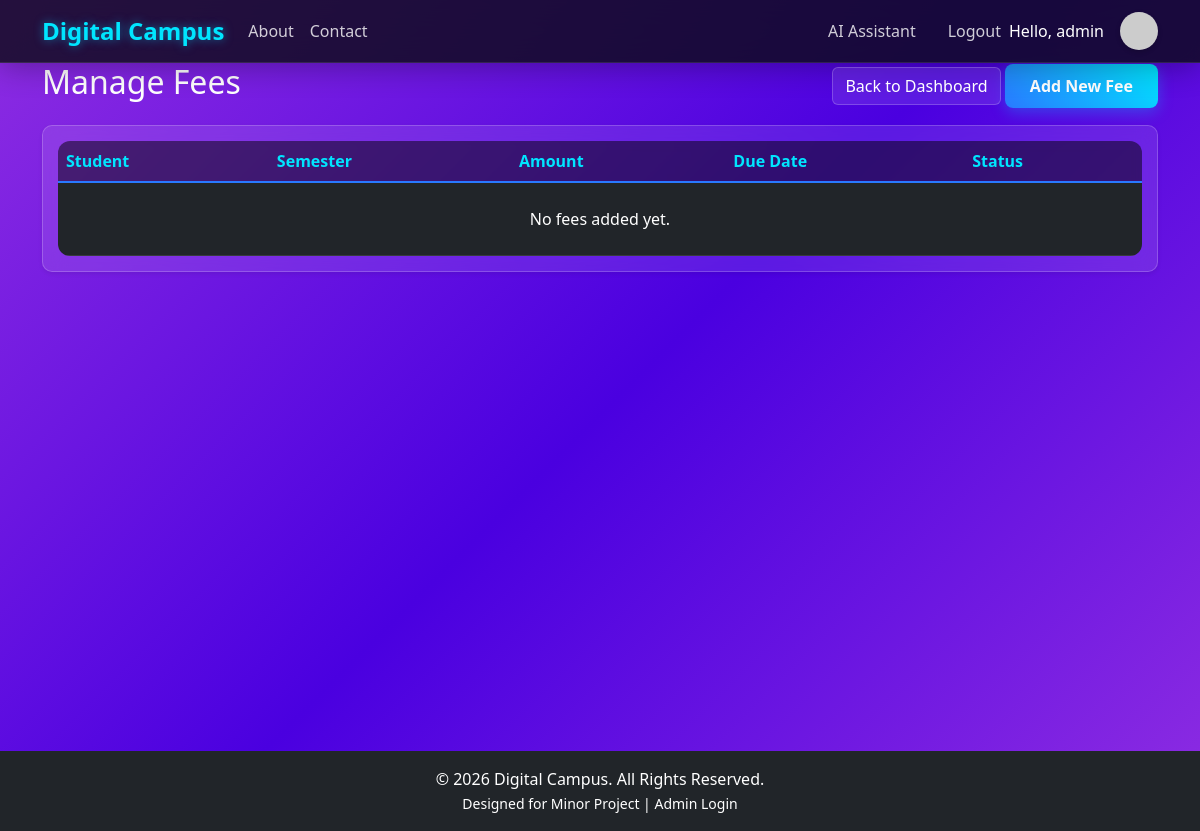
Before: /manage-fees/ (signed in) with the older database file.
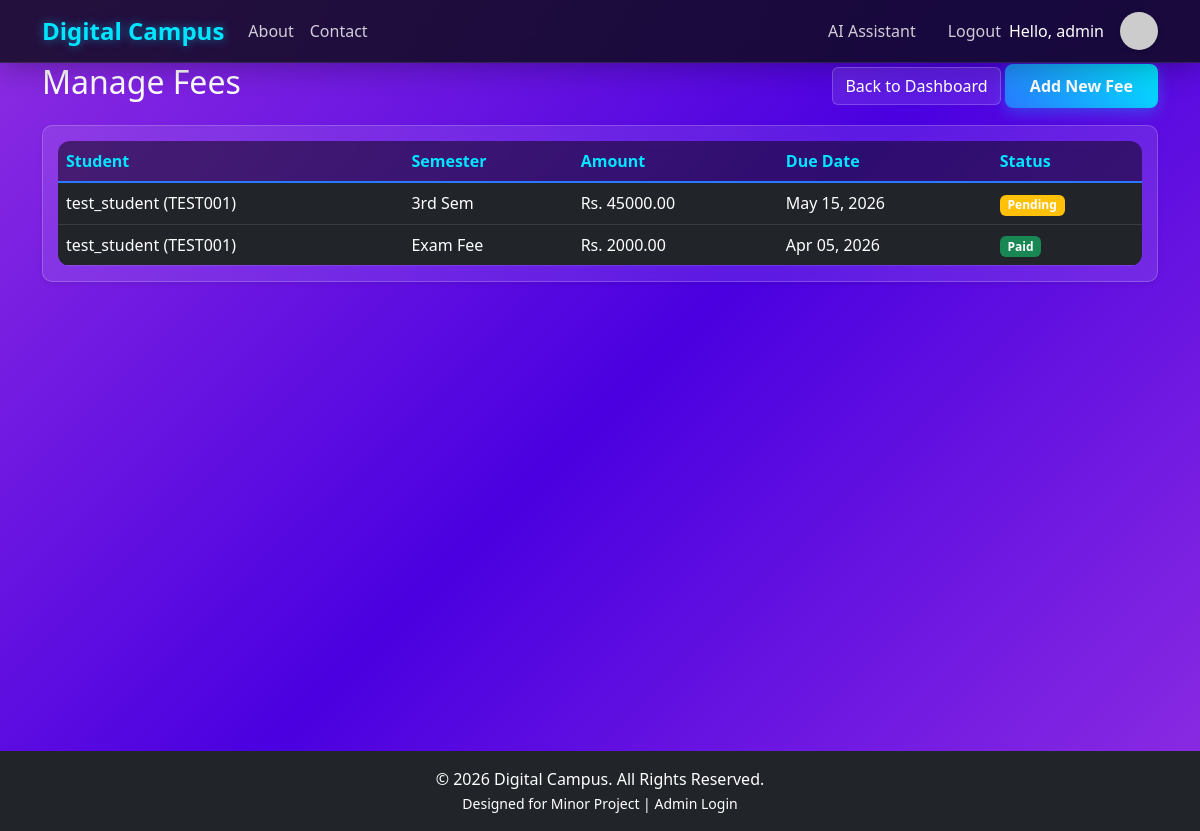
After: the same page with the newer database file.
### core/models.py (models this page shows, shortened)
class Fee(models.Model):
    STATUS_CHOICES = (
        ('Paid', 'Paid'),
        ('Pending', 'Pending'),
    )
    student = models.ForeignKey(Student, on_delete=models.CASCADE)
    amount = models.DecimalField(max_digits=10, decimal_places=2)
    due_date = models.DateField()
    status = models.CharField(max_length=20, choices=STATUS_CHOICES, default='Pending')
    semester = models.CharField(max_length=20)

class Student(models.Model):
    user = models.OneToOneField(User, on_delete=models.CASCADE, primary_key=True)
    roll_no = models.CharField(max_length=20, unique=True)
    course = models.CharField(max_length=100)
    department = models.CharField(max_length=100)

class User(AbstractUser):
    ROLE_CHOICES = (
        ('student', 'Student'),
        ('teacher', 'Teacher'),
        ('admin', 'Admin'),
        ('driver', 'Driver'),
    )
    role = models.CharField(max_length=10, choices=ROLE_CHOICES, default='student')
    profile_pic = models.ImageField(upload_to='profile_pics/', blank=True, null=True)
    def is_admin(self):
        return self.role == 'admin'
    @property
    def display_name(self):
        full_name = f"{self.first_name} {self.last_name}".strip()
        return full_name if full_name else self.username

### core/views.py (the view)
# urls.py: path('manage-fees/', views.admin_fee_list, name='admin_fee_list'),
@login_required
def admin_fee_list(request):
    if not request.user.is_admin():
        return redirect('home')
    fees = Fee.objects.all().order_by('-due_date')
    return render(request, 'core/admin_fee_list.html', {'fees': fees})

### templates/core/admin_fee_list.html
{% extends 'base.html' %}
{% block content %}
<div class="row">
    <div class="col-md-12">
        <div class="d-flex justify-content-between align-items-center mb-3">
            <h2>Manage Fees</h2>
            <div>
                <a href="{% url 'admin_dashboard' %}" class="btn btn-secondary">Back to Dashboard</a>
                <a href="{% url 'admin_add_fee' %}" class="btn btn-primary">Add New Fee</a>
            </div>
        </div>
        <div class="table-responsive shadow-sm"
            style="background: rgba(255, 255, 255, 0.1); backdrop-filter: blur(10px); border: 1px solid rgba(255, 255, 255, 0.2); padding: 15px; border-radius: 10px;">
            <table class="table table-dark table-hover align-middle mb-0" style="background: transparent;">
                <thead class="table-dark">
                    <tr>
                        <th>Student</th>
                        <th>Semester</th>
                        <th>Amount</th>
                        <th>Due Date</th>
                        <th>Status</th>
                    </tr>
                </thead>
                <tbody>
                    {% for fee in fees %}
                    <tr>
                        <td>{{ fee.student.user.username }} ({{ fee.student.roll_no }})</td>
                        <td>{{ fee.semester }}</td>
                        <td>Rs. {{ fee.amount }}</td>
                        <td>{{ fee.due_date|date:"M d, Y" }}</td>
                        <td>
                            <span class="badge {% if fee.status == 'Paid' %}bg-success{% else %}bg-warning{% endif %}">
                                {{ fee.status }}
                            </span>
                        </td>
                    </tr>
                    {% empty %}
                    <tr>
                        <td colspan="5" class="text-center py-4">No fees added yet.</td>
                    </tr>
                    {% endfor %}
                </tbody>
            </table>
        </div>
    </div>
</div>
{% endblock %}

Changed rows visible on the page:
added Fee: student.user.username "test_student", student.roll_no "TEST001", semester "3rd Sem", amount "45000.00", due_date "May 15, 2026", status "Pending"
added Fee: student.user.username "test_student", student.roll_no "TEST001", semester "Exam Fee", amount "2000.00", due_date "Apr 05, 2026", status "Paid"
Other visible differences:
text no longer shown: "No fees added yet."
